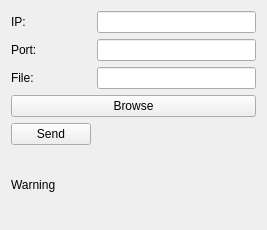
<?xml version="1.0" encoding="UTF-8"?>
<ui version="4.0">
 <class>SenderForm</class>
 <widget class="QWidget" name="SenderForm">
  <property name="geometry">
   <rect>
    <x>0</x>
    <y>0</y>
    <width>267</width>
    <height>230</height>
   </rect>
  </property>
  <property name="windowTitle">
   <string>Form</string>
  </property>
  <layout class="QGridLayout" name="gridLayout">
   <item row="0" column="1">
    <widget class="QLineEdit" name="lineEdit_ip"/>
   </item>
   <item row="2" column="1">
    <widget class="QLineEdit" name="lineEdit_fileName"/>
   </item>
   <item row="1" column="1">
    <widget class="QLineEdit" name="lineEdit_port"/>
   </item>
   <item row="1" column="0">
    <widget class="QLabel" name="label_2">
     <property name="text">
      <string>Port:</string>
     </property>
    </widget>
   </item>
   <item row="2" column="0">
    <widget class="QLabel" name="label_fileName">
     <property name="text">
      <string>File:</string>
     </property>
    </widget>
   </item>
   <item row="3" column="0" colspan="2">
    <widget class="QPushButton" name="pushButton_browse">
     <property name="text">
      <string>Browse</string>
     </property>
    </widget>
   </item>
   <item row="0" column="0">
    <widget class="QLabel" name="label">
     <property name="text">
      <string>IP:</string>
     </property>
    </widget>
   </item>
   <item row="5" column="0">
    <widget class="QLabel" name="label_warning">
     <property name="text">
      <string>Warning</string>
     </property>
    </widget>
   </item>
   <item row="4" column="0">
    <widget class="QPushButton" name="pushButton_send">
     <property name="text">
      <string>Send</string>
     </property>
    </widget>
   </item>
  </layout>
 </widget>
 <resources/>
 <connections/>
</ui>
